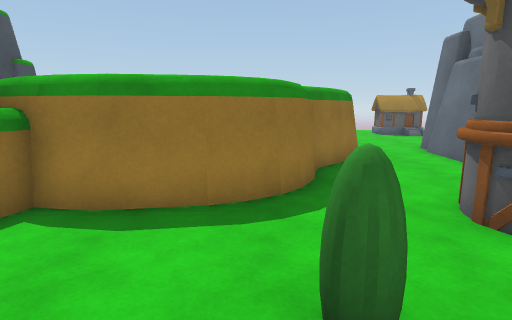
view 1 (above)

24 first-person views from a walk through a scene from a Unity 3-D project. The camera is 1.5 m above the floor, tilts 10° down and sees 80° across. The floor is counted in squares, 1 m on a side. Each view is taken from the middle of a square. On the plan, view 1 faces up. The plan holds only what a view shows up to about 15 squares ahead; the rest is blank. The place goes on beyond the plan. The player is left out. Some surface patterns are stand-ins.

view 2
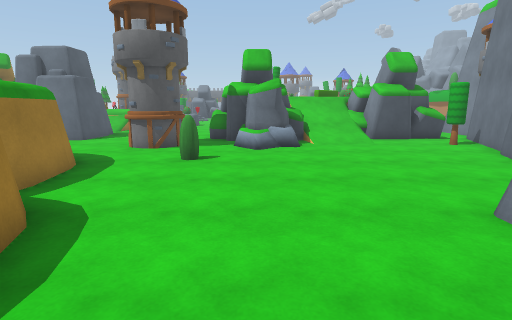

view 3
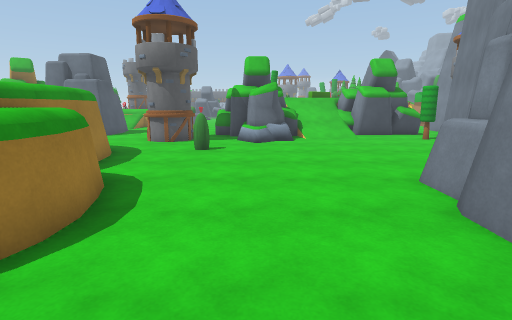

view 4
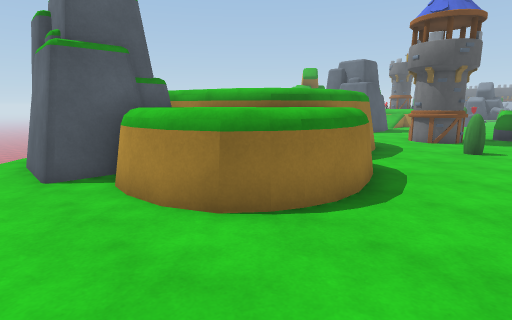

view 5
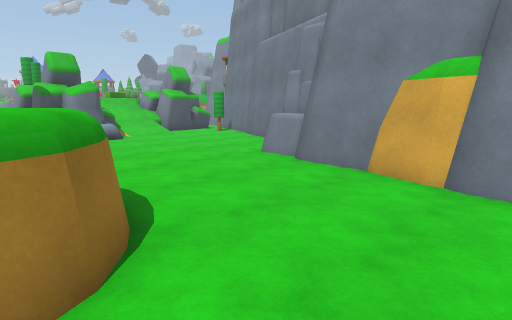

view 6
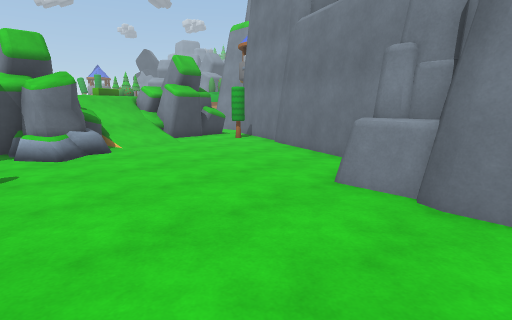

view 7
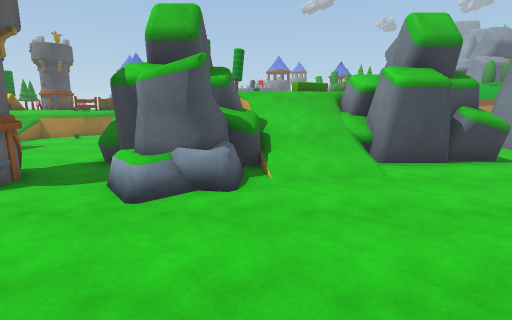

view 8
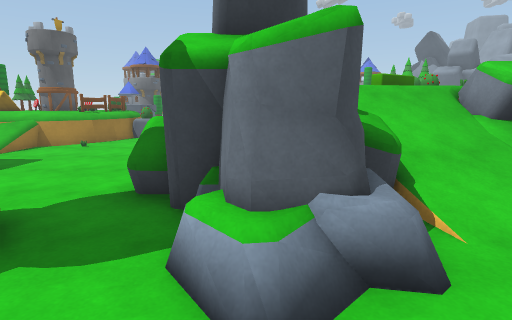

view 9
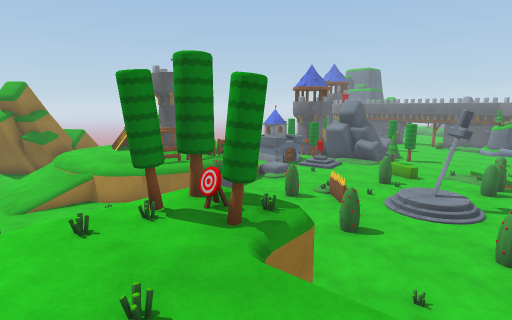

view 10
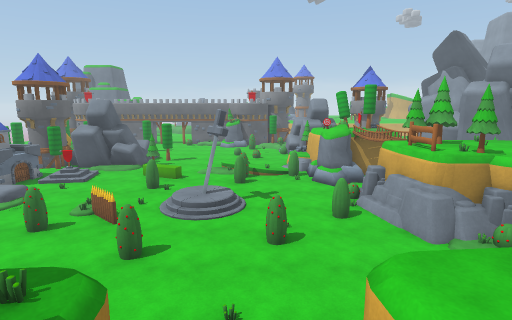

view 11
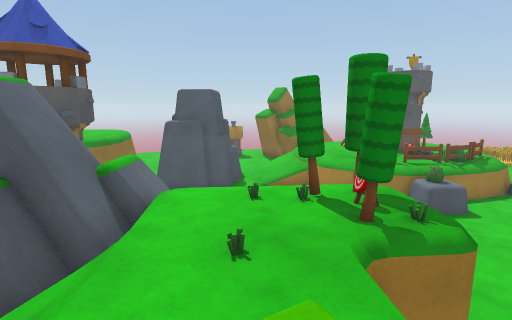

view 12
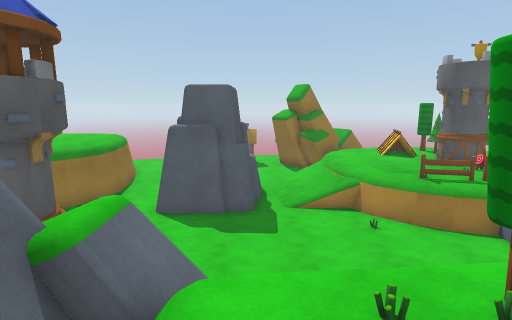

view 13
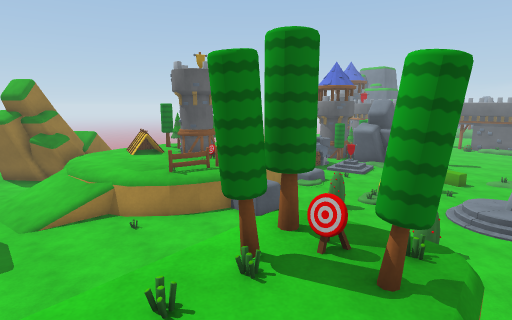

view 14
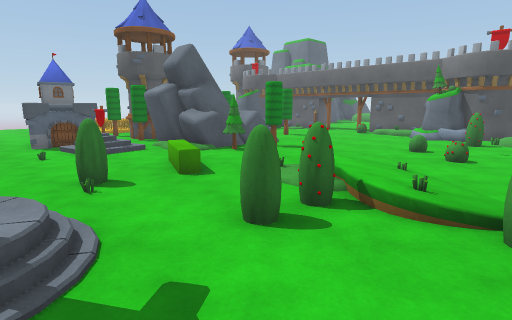

view 15
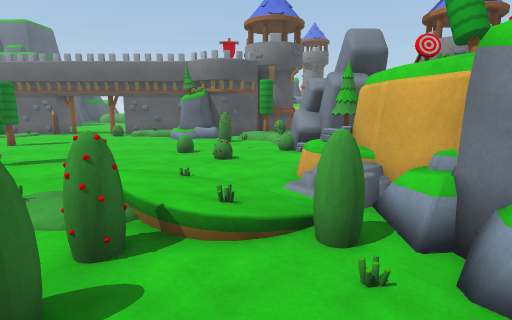

view 16
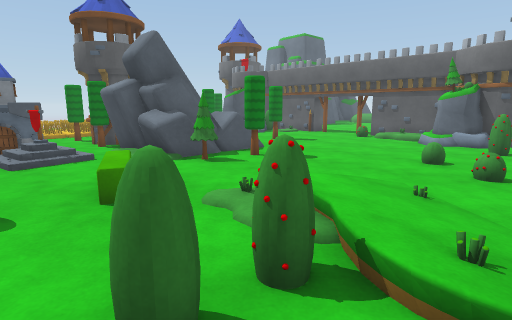

view 17
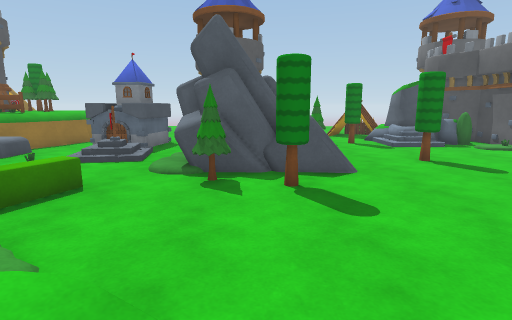

view 18
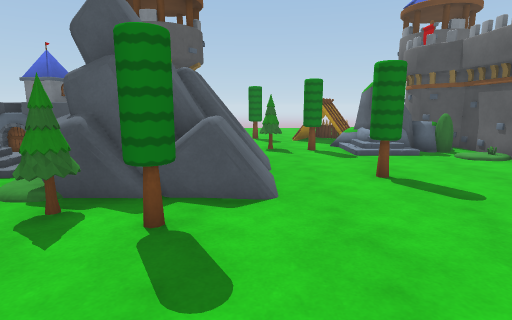

view 19
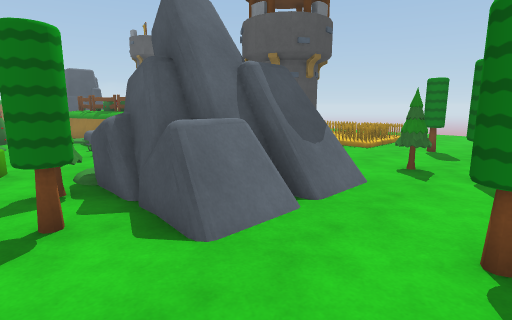

view 20
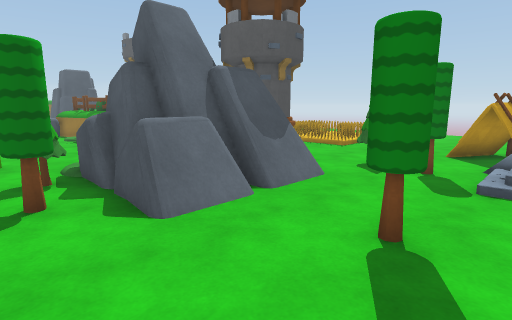

view 21
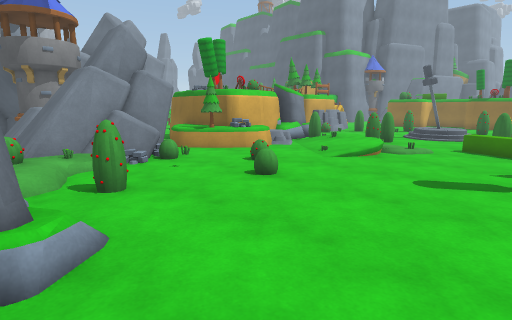

view 22
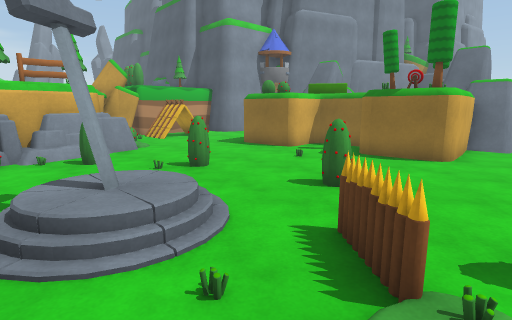

view 23
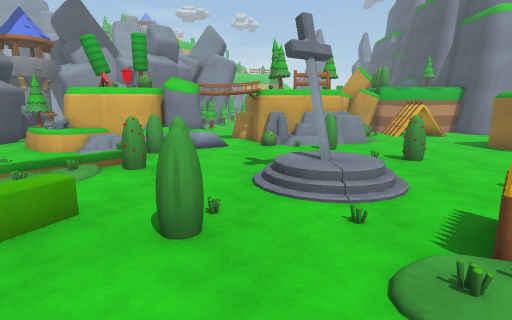

view 24
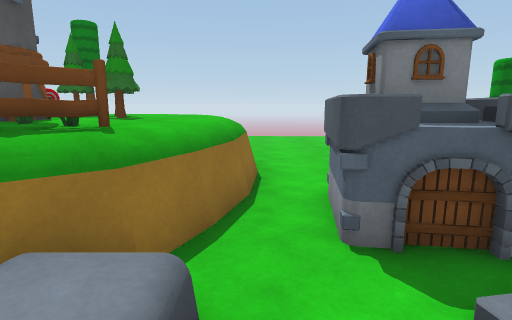

### Floor plan
Key: @ floor where view 1 was taken; # wall or solid block; . main floor; : floor 0.25 m higher than the main floor; + floor 0.5 m higher than the main floor; * floor 1.25 m higher than the main floor; % floor 2 m higher than the main floor; & floor 2.25 m higher than the main floor; / step, stairs or slope; = window, fence, low wall or low ledge; v drop or lower ground; O other object.
Columns run from 11 left of view 1 to 37 right of it. Each row starts with its distance up from view 1.
 15                 .... .OOO     =  ...OOOOO ..
 14                 .... ..OO*  O** =...OOOOO.O. O
 13               # ...  ..=**OOOOO*#=..OOOOO.O.OOO
 12               #...  ../v**OOOOO**=..........OOO
 11               #..O  O///****#OO**=....O ......O O
 10  .O O         #..O OO///****O#***=OOO.O O.OOO.OOO
  9  OO O#       ##..O OO///****O OO=.OOO.O#O...O.OOO
  8  OO O##     ##...OOOO./==O*O*OOO=.OOO.OOOOO.....O
  7 .OOOOO#     #..........O=#OOOO###../:.OOOOO......
  6 ..OOO ##   ##.............=##=. O../OOOOOOO..O...
  5 ..OO OO#####..OO...........OO.....O//.OOOOO..O...
  4 ..OO  OO#.....# O.....................OOOOO.....
  3 ...OOO O......OOO....     ...O.O.......O.O.......
  2 ............O....OOOO.........OO..O.O............
  1 ...............OOOOOOv##......O.O.O.O............
  0 ...........@..OOO OO%OOO#...O..//....O..........O
 -1 ..............OOOOOO%%OO#......+O/...O./........O
 -2 ##..............OOO/%O##.......//..OOO: ........O
 -3  #####O.........////%%%...O.OO......O: O..O...O.#
 -4      #OO........///// #v#...O.O...../O......O..OO
 -5         ......../OOO/% %v..........OO//OO...O.OOO
 -6         ##.......OOO OOOO.....OO...OOOOOOO.OOOOO
 -7          ###.....OO     #.....OOOO.OOOO OOOOOOOO
 -8            ###.O.OO    ......OOOOO.OO   OO OOOOO
 -9              ####O    .....OOOO&OO=     OO O  OO
-10                 #O    ..OOOOOOOOO #     O

Positions as (right, up) in squares from view 1, and headings:
1: (0, 0), facing up
2: (-8, 0), facing right
3: (-10, 0), facing right
4: (-11, 0), facing up-right
5: (-11, 4), facing down-right
6: (-7, 2), facing down-right
7: (-2, -2), facing right
8: (1, 0), facing right
9: (9, -4), facing up-right
10: (10, -3), facing right
11: (10, -5), facing up
12: (9, -2), facing up
13: (9, -2), facing up-right
14: (21, -5), facing up-right
15: (22, -4), facing right
16: (23, -4), facing up-right
17: (29, -3), facing up
18: (31, -1), facing up
19: (34, 2), facing up-left
20: (35, 2), facing up-left
21: (37, 3), facing down-left
22: (22, 3), facing down-left
23: (22, 5), facing down
24: (22, 5), facing up
